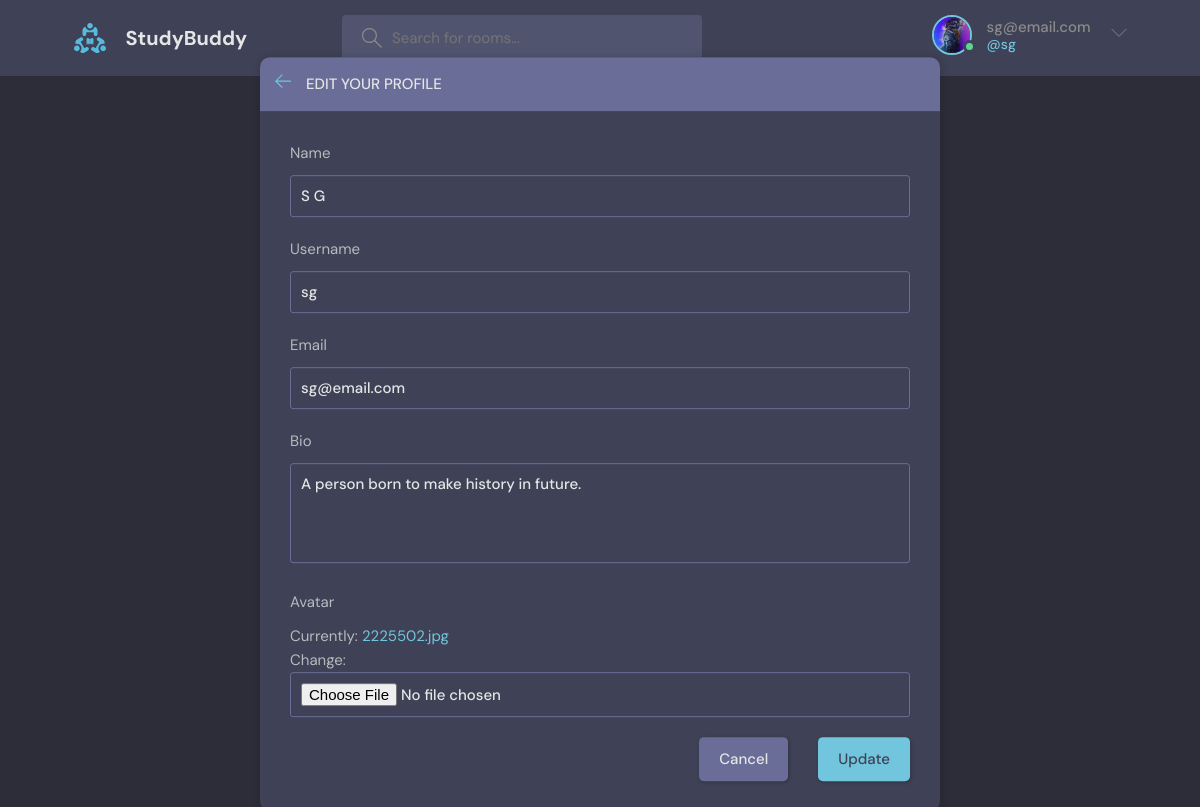
The page /update-user/ (signed in) on the database its author committed.
### base/models.py (models this page shows)
class User(AbstractUser):
    name=models.CharField(max_length=200,null=True)
    email=models.EmailField(unique=True,null=True)
    bio=models.TextField(null=True)
    avatar=models.ImageField(null=True,default="avatar.svg")
    USERNAME_FIELD='email'
    REQUIRED_FIELDS=[]

### base/views.py (the view)
# urls.py: path('update-user/',views.updateUser,name="update-user"),
@login_required(login_url='login')
def updateUser(request):
    user=request.user
    form=UserForm(instance=user)
    if request.method == 'POST':
        form=UserForm(request.POST,request.FILES,instance=user)
        if form.is_valid():
            form.save()
            return redirect('user-profile',pk=user.id)
    return render(request,'base/update-user.html',{'form':form,'user':user})

### base/forms.py
class UserForm(ModelForm):
    class Meta():
        model=User
        fields=['name','username','email','bio','avatar']

### base/templates/base/update-user.html (shortened to what this page needs)
{% extends 'main.html' %}
{% block content %}
    <main class="update-account layout">
        <div class="container">
            <div class="layout__box">
                <div class="layout__boxHeader">
                    <div class="layout__boxTitle">
                        <a href="{% url 'home' %}">
                            <svg version="1.1" xmlns="http://www.w3.org/2000/svg" width="32" height="32"
                                viewBox="0 0 32 32">
                                <title>arrow-left</title>
                                <path
                                    d="M13.723 2.286l-13.723 13.714 13.719 13.714 1.616-1.611-10.96-10.96h27.625v-2.286h-27.625l10.965-10.965-1.616-1.607z">
                                </path>
                            </svg>
                        </a>
                        <h3>Edit your profile</h3>
                    </div>
                </div>
                <div class="layout__body">
                    <form class="form" action="" method='POST' enctype="multipart/form-data">
                      {% for field in form %}
                      <div class="form__group">
                          <label for="profile_pic">{{field.label}}</label>
                          {{field}}
                      </div>
                        {% endfor %}
                        <div class="form__action">
                            <a class="btn btn--dark" href="{% url 'user-profile' user.id%}">Cancel</a>
                            <button class="btn btn--main" type="submit">Update</button>
                        </div>
                    </form>
                </div>
            </div>
        </div>
    </main>
    {% endblock content %}

### templates/navbar.html (shortened to what this page needs)
{% load static %}
<header class="header header--loggedIn">
    <div class="container">
      <a href="{% url 'home' %}" class="header__logo">
        <img src="{% static 'images/logo.svg' %}" />
        <h1>StudyBuddy</h1>
      </a>
      <form class="header__search" method="GET" action="{% url 'home' %}">
        <label>
          <input name="q" placeholder="Search for rooms..." />
        </label>
      </form>
      <nav class="header__menu">
        {% if request.user.is_authenticated %}
        <div class="header__user">
          <a href="{% url 'update-user' %}">
            <div class="avatar avatar--medium active">
              <img src="{{request.user.avatar.url}}" />
            </div>
            <p>{{ request.user}} <span>@{{ request.user.username }}</span></p>
          </a>
          <button class="dropdown-button">
            <svg version="1.1" xmlns="http://www.w3.org/2000/svg" width="32" height="32" viewBox="0 0 32 32">
              <title>chevron-down</title>
              <path d="M16 21l-13-13h-3l16 16 16-16h-3l-13 13z"></path>
            </svg>
          </button>
        </div>
         {% else %}
        <a href="{% url 'login' %}">
          <img src="{% static 'images/avatar.svg' %}" />
          <p>Login</p>
        </a>
        {% endif %}
      </nav>
    </div>
  </header>

### rows shown on the page
User: user.avatar (picture), user "sg@email.com", user.username "sg", form "S G" "sg" "sg@email.com" "A person born to make history in future."

### other values the page prints
{{ field.label }} "Name" "Username" "Email" "Bio" "Avatar"
